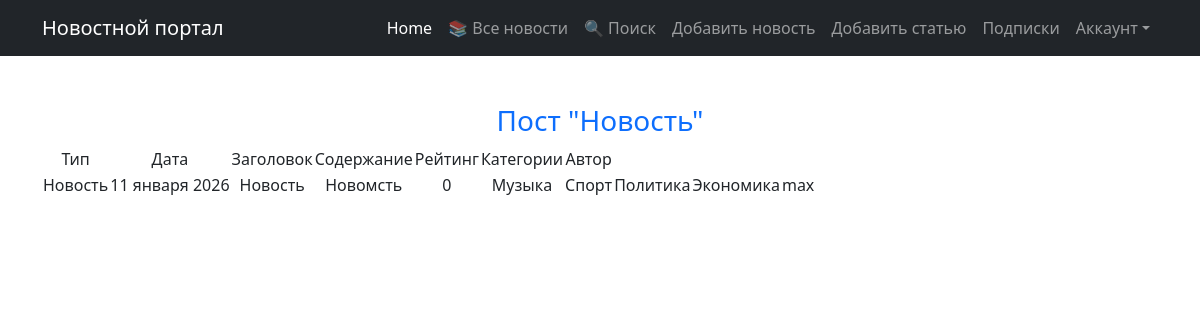
The app's page /news/84/ with its own data.
### news/models.py (models this page shows, shortened)
class Post(models.Model):
    news = 'NW'
    articles = 'AR'
    TYPE_CHOICES = (
        (news, 'Новость'),
        (articles, 'Статья')
    )
    author = models.ForeignKey(Author, on_delete=models.CASCADE)
    post_type = models.CharField(max_length=2, choices=TYPE_CHOICES, default=news)
    created_at = models.DateTimeField(auto_now_add=True)
    categories = models.ManyToManyField(Category, through='PostCategory')
    title = models.CharField(max_length=255)
    text = models.TextField()
    rating = models.IntegerField(default=0)

class Category(models.Model):
    name = models.CharField(max_length=255, unique=True)
    subscribers = models.ManyToManyField(User, related_name='categories')

class Author(models.Model):
    user = models.OneToOneField(User, on_delete=models.CASCADE)
    rating = models.IntegerField(default=0)

### news/views.py (the view)
# urls.py: path('<int:pk>/', PostDetailView.as_view(), name='post_detail'),
class PostDetailView(DetailView):
    model = Post
    context_object_name = 'post'
    template_name = 'news/post_detail.html'

### news/templatetags/custom_filters.py (called while the page is built)
@register.filter()
def censor(value):
    for word in bed_words:
        value = value.replace(word[1:], '*' * len(word[1:]))
    return value

### templates/news/post_detail.html (shortened to what this page needs)
{% extends 'flatpages/default.html' %}
{% load custom_filters %}
{% block content %}
<h3 class="text-primary">Пост "{{ post.title }}"</h3>
<table>
    <tr>
        <td>Тип</td>
        <td>Дата</td>
        <td>Заголовок</td>
        <td>Содержание</td>
        <td>Рейтинг</td>
        <td>Категории</td>
        <td>Автор</td>
    </tr>
    <tr>
        <td>{{ post.get_post_type_display }}</td>
        <td>{{ post.created_at|date:'d E Y' }}</td>
        <td>{{ post.title|censor }}</td>
        <td>{{ post.text|censor }}</td>
        <td>{{ post.rating }}</td>
        {% for category in post.categories.all %}
        <td>{{ category.name }}</td>
        {% endfor %}
        <td>{{ post.author.user.username }}</td>
    </tr>
</table>
{% endblock content %}

### templates/flatpages/default.html (shortened to what this page needs)
<!DOCTYPE html>
<html lang="en">
<head>
    {% load static %}
    <link href="{% static 'css/styles.css' %}" rel="stylesheet"/>
</head>
<body>
<nav class="navbar navbar-expand-lg navbar-dark bg-dark">
    <div class="container">
        <a class="navbar-brand" href="/">Новостной портал</a>
        <div class="collapse navbar-collapse" id="navbarSupportedContent">
            <ul class="navbar-nav ms-auto mb-2 mb-lg-0">
                <li class="nav-item"><a class="nav-link active" aria-current="page" href="/home/">Home</a></li>
                <li class="nav-item"><a class="nav-link" href="/news/">📚 Все новости</a></li>
                <li class="nav-item"><a class="nav-link" href="{% url 'post_search' %}">🔍 Поиск</a></li>
                <li class="nav-item"><a class="nav-link" href="{% url 'news_create' %}">Добавить новость</a></li>
                <li class="nav-item"><a class="nav-link" href="{% url 'articles_create' %}">Добавить статью</a></li>
                <li class="nav-item"><a class="nav-link" href="{% url 'category_list' %}">Подписки</a></li>
                <li class="nav-item dropdown">
                    <a class="nav-link dropdown-toggle" id="navbarDropdown" href="#" role="button"
                       data-bs-toggle="dropdown" aria-expanded="false">Аккаунт</a>
                </li>
            </ul>
        </div>
    </div>
</nav>
<div class="container">
    <div class="text-center mt-5">
        {% block content %}{% endblock content %}
    </div>
</div>
</body>
</html>

### records on screen
Post: title "Новость", post_type "Новость", created_at "11 января 2026", title|censor "Новость", text|censor "Новомсть", rating "0", author.user.username "max"
Category: name "Музыка"
Category: name "Спорт"
Category: name "Политика"
Category: name "Экономика"
